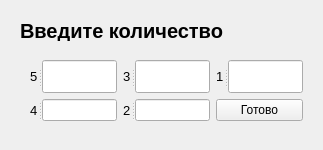
<?xml version="1.0" encoding="UTF-8"?>
<ui version="4.0">
 <class>Form</class>
 <widget class="QWidget" name="Form">
  <property name="geometry">
   <rect>
    <x>0</x>
    <y>0</y>
    <width>323</width>
    <height>150</height>
   </rect>
  </property>
  <property name="windowTitle">
   <string>Form</string>
  </property>
  <widget class="QLabel" name="label">
   <property name="geometry">
    <rect>
     <x>20</x>
     <y>20</y>
     <width>271</width>
     <height>21</height>
    </rect>
   </property>
   <property name="font">
    <font>
     <pointsize>15</pointsize>
     <weight>75</weight>
     <bold>true</bold>
    </font>
   </property>
   <property name="text">
    <string>Введите количество </string>
   </property>
  </widget>
  <widget class="QWidget" name="layoutWidget">
   <property name="geometry">
    <rect>
     <x>30</x>
     <y>60</y>
     <width>273</width>
     <height>61</height>
    </rect>
   </property>
   <layout class="QGridLayout" name="gridLayout">
    <item row="0" column="0">
     <widget class="QSplitter" name="splitter">
      <property name="orientation">
       <enum>Qt::Horizontal</enum>
      </property>
      <widget class="QLabel" name="l5">
       <property name="font">
        <font>
         <pointsize>10</pointsize>
        </font>
       </property>
       <property name="text">
        <string>5</string>
       </property>
      </widget>
      <widget class="QLineEdit" name="le5"/>
     </widget>
    </item>
    <item row="0" column="1">
     <widget class="QSplitter" name="splitter_4">
      <property name="orientation">
       <enum>Qt::Horizontal</enum>
      </property>
      <widget class="QLabel" name="l3">
       <property name="font">
        <font>
         <pointsize>10</pointsize>
        </font>
       </property>
       <property name="text">
        <string>3</string>
       </property>
      </widget>
      <widget class="QLineEdit" name="le3"/>
     </widget>
    </item>
    <item row="0" column="2">
     <widget class="QSplitter" name="splitter_5">
      <property name="orientation">
       <enum>Qt::Horizontal</enum>
      </property>
      <widget class="QLabel" name="l1">
       <property name="font">
        <font>
         <pointsize>10</pointsize>
        </font>
       </property>
       <property name="text">
        <string>1</string>
       </property>
      </widget>
      <widget class="QLineEdit" name="le1"/>
     </widget>
    </item>
    <item row="1" column="0">
     <widget class="QSplitter" name="splitter_2">
      <property name="orientation">
       <enum>Qt::Horizontal</enum>
      </property>
      <widget class="QLabel" name="l4">
       <property name="font">
        <font>
         <pointsize>10</pointsize>
        </font>
       </property>
       <property name="text">
        <string>4</string>
       </property>
      </widget>
      <widget class="QLineEdit" name="le4"/>
     </widget>
    </item>
    <item row="1" column="1">
     <widget class="QSplitter" name="splitter_3">
      <property name="orientation">
       <enum>Qt::Horizontal</enum>
      </property>
      <widget class="QLabel" name="l2">
       <property name="font">
        <font>
         <pointsize>10</pointsize>
        </font>
       </property>
       <property name="text">
        <string>2</string>
       </property>
      </widget>
      <widget class="QLineEdit" name="le2"/>
     </widget>
    </item>
    <item row="1" column="2">
     <widget class="QPushButton" name="Done">
      <property name="text">
       <string>Готово</string>
      </property>
     </widget>
    </item>
   </layout>
  </widget>
 </widget>
 <resources/>
 <connections/>
</ui>
